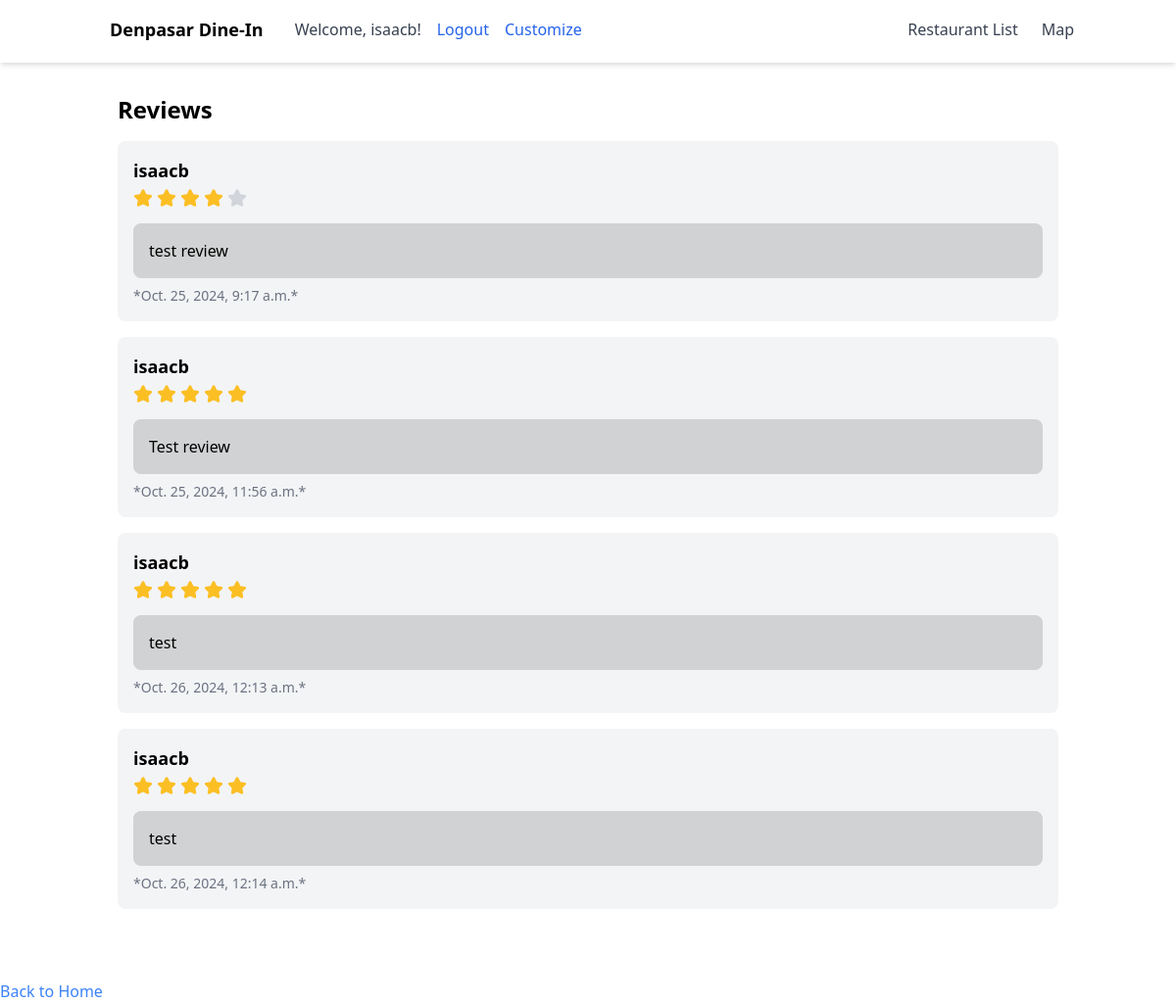
The app's page /reviews/restaurant/1135122/ (signed in) with its own data.
### reviews/models.py (models this page shows, shortened)
class Review(models.Model):
    restaurant = models.ForeignKey(Restaurant, on_delete=models.CASCADE, related_name='restaurant_reviews')
    user = models.ForeignKey(User, on_delete=models.CASCADE)
    rating = models.IntegerField(choices=[(i, i) for i in range(1, 6)])
    comment = models.TextField(blank=True)
    created_at = models.DateTimeField(auto_now_add=True)

### reviews/views.py (the view)
# urls.py: path('restaurant/<int:restaurant_id>/', views.restaurant_detail, name='restaurant_detail'),
def restaurant_detail(request, restaurant_id):
    restaurant = get_object_or_404(Restaurant, id=restaurant_id)
    reviews = restaurant.restaurant_reviews.all()
    user_has_liked = restaurant.likes.filter(user=request.user).exists() if request.user.is_authenticated else False
    return render(request, 'restaurant_detail.html', {'restaurant': restaurant, 'reviews': reviews, 'user_has_liked': user_has_liked})

### reviews/templates/restaurant_detail.html (shortened to what this page needs)
<!DOCTYPE html>
<html lang="en">
<head>
    <link href="https://cdn.jsdelivr.net/npm/tailwindcss@2.2.19/dist/tailwind.min.css" rel="stylesheet">
</head>
<body class="bg-F2F0EF min-h-screen">
    {% include 'navbar.html' %}
    <div class="container mx-auto p-8">
        <h2 class="text-2xl font-bold mb-4">Reviews</h2>
        {% if reviews %}
            {% for review in reviews %}
                <div class="bg-gray-100 p-4 rounded-lg mb-4">
                    <p class="font-bold text-lg mb-1">{{ review.user.username }}</p>
                    <div class="flex items-center mb-4">
                    </div>
                    <div style="background-color: rgba(128, 128, 128, 0.3);" class="rounded-lg p-4 mb-2">
                        <p>{{ review.comment }}</p>
                    </div>
                    <p class="text-sm text-gray-500">*{{ review.created_at }}*</p>
                </div>
            {% endfor %}
        {% else %}
            <p>No reviews yet. Be the first to <a href="{% url 'add_review' restaurant.id %}" class="text-blue-500">leave a review</a>.</p>
        {% endif %}
    </div>
    <div class="mt-6">
        <a href="{% url 'restaurant_list' %}" class="text-blue-500 hover:underline">
            Back to Home
        </a>
    </div>
</body>
</html>

### templates/navbar.html (shortened to what this page needs)
<nav class="bg-white shadow-md">
    <div class="container mx-auto px-4 h-16">
        <ul class="flex items-center justify-between py-4">
            <li class="flex items-center space-x-4">
                {% if user.is_superuser %}
                    {% if request.resolver_match and request.resolver_match.namespace == 'admin_dashboard' %}
                        <h1 class="font-bold text-lg ml-2 mr-4">
                            <a href="{% url 'restaurant_list' %}">Denpasar Dine-In</a>
                        </h1>
                    {% else %}
                        <h1 class="font-bold text-lg ml-2 mr-4">
                            <a href="{% url 'admin_dashboard:admin_dashboard_restaurant_list' %}">Denpasar Dine-In</a>
                        </h1>
                    {% endif %}
                {% else %}
                    <h1 class="font-bold text-lg ml-2 mr-4">Denpasar Dine-In</h1>
                {% endif %}
                {% if user.is_authenticated %}
                    <span class="text-gray-700">Welcome, {{ user.username }}!</span>
                    <a href="{% url 'authentication:logout' %}" class="text-blue-600 hover:text-blue-800">Logout</a>
                    <a href="{% url 'authentication:user_customization' %}" class="text-blue-600 hover:text-blue-800">Customize</a>
                {% else %}
                    <a href="{% url 'authentication:login' %}" class="text-blue-600 hover:text-blue-800">Login</a>
                    <a href="{% url 'authentication:register' %}" class="text-blue-600 hover:text-blue-800">Register</a>
                {% endif %}
            </li>
            <li class="flex items-center space-x-4">
                <a href="{% url 'restaurant_list' %}" class="text-gray-700 hover:text-gray-900 mx-2">Restaurant List</a>
                <a href="{% url 'map' %}" class="text-gray-700 hover:text-gray-900">Map</a>
            </li>
        </ul>
    </div>
</nav>

### records on screen
Review: user.username "isaacb", rating 4 (drawn), comment "test review", created_at "Oct. 25, 2024, 9:17 a.m."
Review: user.username "isaacb", rating 5 (drawn), comment "Test review", created_at "Oct. 25, 2024, 11:56 a.m."
Review: user.username "isaacb", rating 5 (drawn), comment "test", created_at "Oct. 26, 2024, 12:13 a.m."
Review: user.username "isaacb", rating 5 (drawn), comment "test", created_at "Oct. 26, 2024, 12:14 a.m."

### other values on screen
{{ user.username }} "isaacb"
